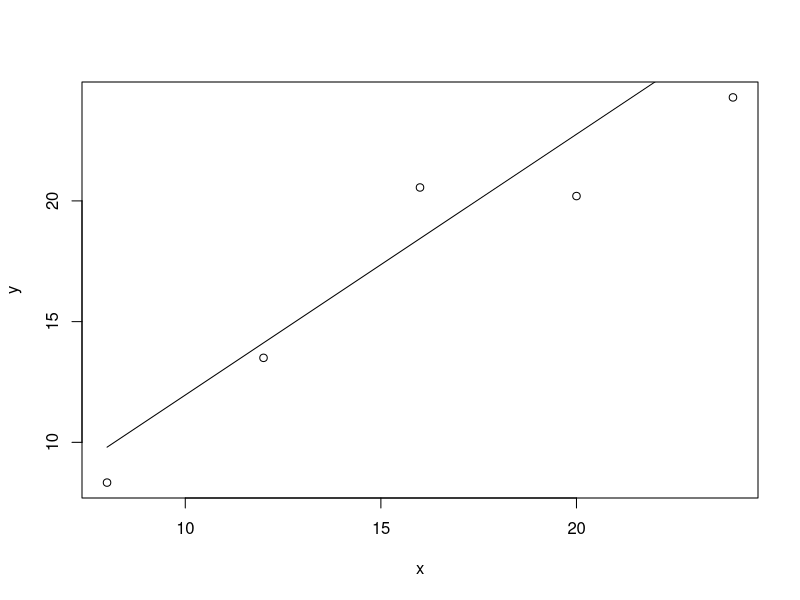

Recreate this plot in R.
## ---- chunk 1
knitr::opts_chunk$set(echo = TRUE)
library(knitr)
## ---- chunk 2
rows1 = c(8,12,16,20,24,"n")
cols1 = c(5,10,15,20,25,30,"m")
rows = c(8,12,16,20,24)
cols = c(5,10,15,20,25,30)
df = data.frame(c(2,0,0,0,0,2), c(4,3,0,0,0,7), c(0,7,5,7,0,19), c(0,0,30,10,5,45), c(0,0,10,8,6,24), c(0,0,0,0,3,3), c(6,10,45,25,14,100), row.names = rows1)
names(df) = cols1
kable(df, format = "markdown")
## ---- chunk 3
# обьем выборки
n = 100
# переменные для вычислений
x = c() ; xkv = c() ; y = c() ; ykv = c() ; xy = c()
count = 1
# вычисление x, y, xy
for (i in 1:length(cols)) {
    for (k in 1:length(rows)) {
        x[count] = rows[k] * df[k,i]
        xkv[count] = rows[k] ^ 2 * df[k,i]
        y[count] = cols[i] * df[k,i]
        ykv[count] = cols[i] ^ 2 * df[k,i]
        xy[count] = rows[k] * cols[i] * df[k,i]
        count = count + 1
    }
}
x = sum(x) / n ; x
y = sum(y) / n ; y
xy = sum(xy) / n ; xy
## ---- chunk 4
xkv = sum(xkv) / n ; xkv
ykv = sum(ykv) / n ; ykv
vx = sqrt(xkv - x ^ 2) ; vx
vy = sqrt(ykv - y ^ 2) ; vy
## ---- chunk 5
r = (xy - x * y) / (vx * vy) ; r
## ---- chunk 6
# уровень значимости
a = 0.05
# число степеней свободы
k = n - 2
# критический критерий (по таблице)
Tk = 1.985

Tn = r * (sqrt(k) / sqrt(1 - r ^ 2)) ; Tn
## ---- chunk 7
# переменные для расчетов
tmp = c(); y = c()
m = c(6,10,45,25,14)
# расчет y для координат графика
for (i in 1:length(rows)) {
    for (k in 1:length(cols)) {
        tmp[k] = cols[k] * df[i,k]
    }
    y[i] = sum(tmp) / m[i] 
}
## ---- chunk 8
a = 1.08
b = 1.16

y1 = a * rows + b

plot(xy.coords(rows, y), xlab = "x", ylab = "y")
lines(rows, y1)
